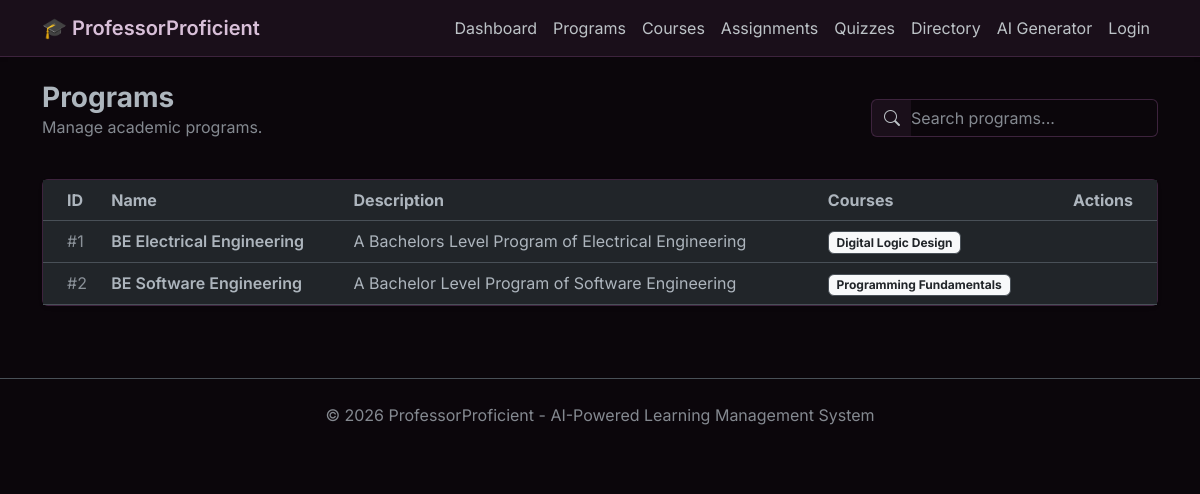
The app's page /ui/programs with its own data.
### data_models.py (models this page shows, shortened)
class Program(db.Model):
    __tablename__ = 'programs'
    id = db.Column(db.Integer, primary_key=True, autoincrement=True)
    name = db.Column(db.String(100), unique=True, nullable=False)
    description = db.Column(db.Text)
    created_by = db.Column(db.Integer, db.ForeignKey('users.id'))
    created_at = db.Column(db.DateTime, server_default=text('CURRENT_TIMESTAMP'))
    created_by_user = db.relationship("User", back_populates="programs_created")
    courses = db.relationship("Course", back_populates="program", cascade="all, delete-orphan")
    teachers = db.relationship("User", secondary="teacher_program", back_populates="teaching_programs")
    students = db.relationship("User", secondary="student_program", back_populates="enrolled_programs")

class Course(db.Model):
    __tablename__ = 'courses'
    id = db.Column(db.Integer, primary_key=True, autoincrement=True)
    name = db.Column(db.String(200), nullable=False)
    code = db.Column(db.String(50), unique=True, nullable=False)
    credit_hours = db.Column(db.Integer)
    program_id = db.Column(db.Integer, db.ForeignKey('programs.id'))
    created_by = db.Column(db.Integer, db.ForeignKey('users.id'))
    created_at = db.Column(db.DateTime, server_default=text('CURRENT_TIMESTAMP'))
    program = db.relationship("Program", back_populates="courses")
    created_by_user = db.relationship("User", back_populates="courses_created")
    teachers = db.relationship("User", secondary="teacher_course", back_populates="teaching_courses")
    students = db.relationship("User", secondary="student_course", back_populates="enrolled_courses")
    quizzes = db.relationship("Quiz", back_populates="course", cascade="all, delete-orphan")
    assignments = db.relationship("Assignment", back_populates="course", cascade="all, delete-orphan")

### app.py (the view)
@ui_bp.route("/ui/programs")
def programs_page():
    programs = Program.query.all()
    return render_template("programs.html", programs=programs)

### templates/programs.html (shortened to what this page needs)
{% extends "layout.html" %}
{% block content %}
<div class="d-flex justify-content-between align-items-center mb-4">
    <div>
        <h1 class="h3 fw-bold mb-0">Programs</h1>
        <p class="text-muted">Manage academic programs.</p>
    </div>
    <div class="d-flex gap-2">
        <div class="input-group">
            <span class="input-group-text border-end-0"><i class="bi bi-search"></i></span>
            <input type="text" class="form-control border-start-0 ps-0" id="searchInput" placeholder="Search programs...">
        </div>
    </div>
</div>
<div class="card shadow-sm">
    <div class="card-body p-0">
        <div class="table-responsive">
            <table class="table table-hover mb-0 align-middle" id="programsTable">
                <thead class="text-secondary">
                    <tr>
                        <th class="ps-4">ID</th>
                        <th>Name</th>
                        <th>Description</th>
                        <th>Courses</th>
                        <th class="text-end pe-4">Actions</th>
                    </tr>
                </thead>
                <tbody>
                    {% for program in programs %}
                    <tr>
                        <td class="ps-4 text-muted">#{{ program.id }}</td>
                        <td class="fw-semibold">{{ program.name }}</td>
                        <td>{{ program.description or 'N/A' }}</td>
                        <td>
                            {% for course in program.courses %}
                                <span class="badge bg-light text-dark border">{{ course.name }}</span>
                            {% else %}
                                <span class="text-muted small">No courses</span>
                            {% endfor %}
                        </td>
                        <td class="text-end pe-4">
                        </td>
                    </tr>
                    {% else %}
                    <tr>
                        <td colspan="4" class="text-center py-5">
                            <p class="text-muted mb-0">No programs found.</p>
                        </td>
                    </tr>
                    {% endfor %}
                </tbody>
            </table>
        </div>
    </div>
</div>
{% endblock %}
{% block scripts %}
<link rel="stylesheet" href="https://cdn.jsdelivr.net/npm/bootstrap-icons@1.10.0/font/bootstrap-icons.css">
{% endblock %}

### templates/layout.html (style rules this page uses)
body { font-family: 'Inter', sans-serif; background-color: #0b060b; }
.card { background-color: #1a0f1a; border: 1px solid #3d233d; box-shadow: 0 0.125rem 0.25rem rgba(0, 0, 0, 0.5); transition: transform 0.2s; }
input, select, textarea { background-color: #0b060b !important; border-color: #3d233d !important; color: #ecf0f1 !important; }
.input-group-text { background-color: #1a0f1a !important; border-color: #3d233d !important; color: #bdc3c7 !important; }

### records on screen
Program: id "1", name "BE Electrical Engineering", description "A Bachelors Level Program of Electrical Engineering"
Course: name "Digital Logic Design"
Program: id "2", name "BE Software Engineering", description "A Bachelor Level Program of Software Engineering"
Course: name "Programming Fundamentals"
